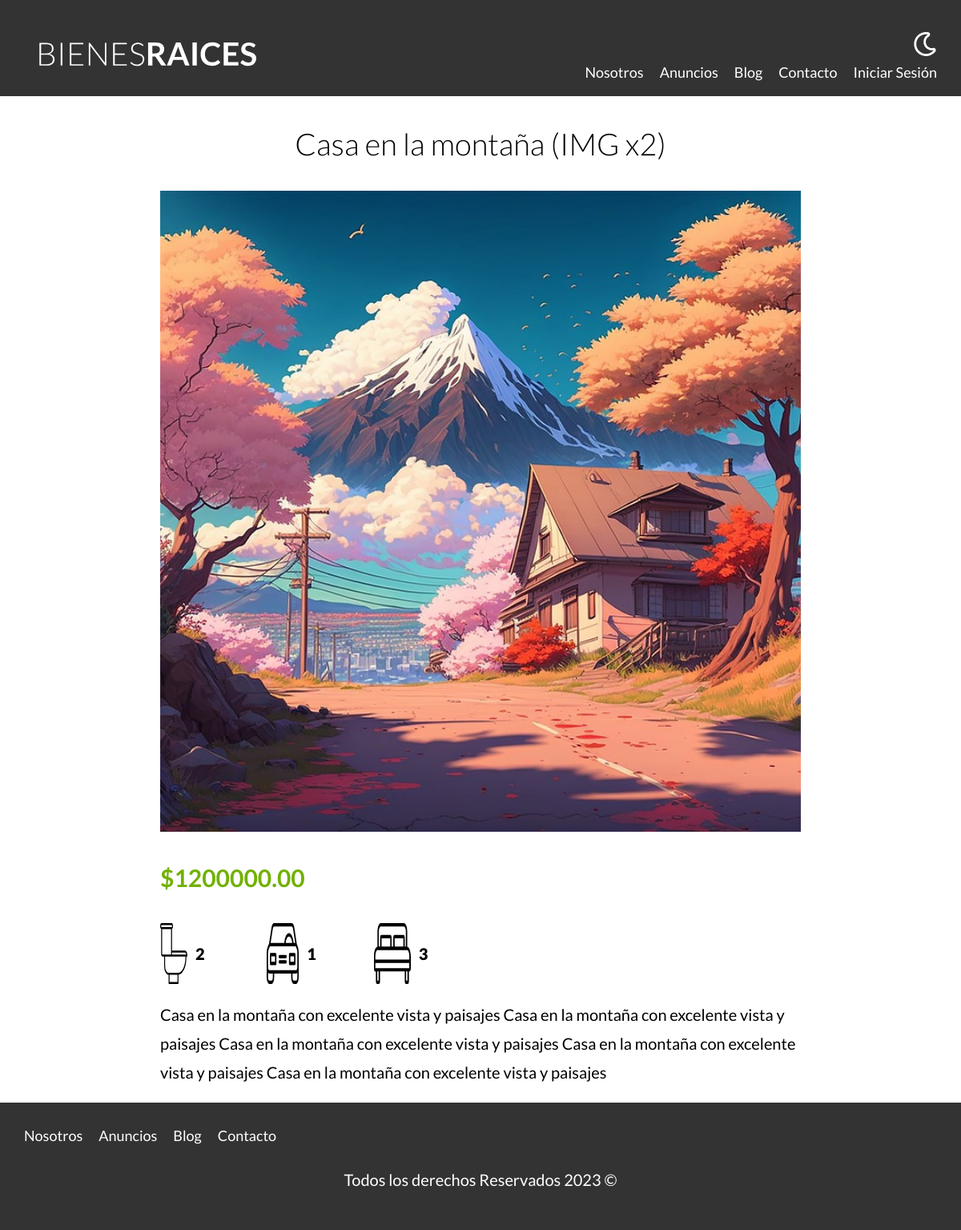
/anuncio.php?id=5, run on the app's committed database.
### tables this page shows
CREATE TABLE `propiedades` (
  `id` int NOT NULL AUTO_INCREMENT,
  `titulo` varchar(45) DEFAULT NULL,
  `precio` decimal(10,2) DEFAULT NULL,
  `imagen` varchar(200) DEFAULT NULL,
  `descripcion` longtext,
  `habitaciones` int DEFAULT NULL,
  `wc` int DEFAULT NULL,
  `estacionamiento` int DEFAULT NULL,
  `creado` date DEFAULT NULL,
  `vendedorId` int NOT NULL,
  PRIMARY KEY (`id`,`vendedorId`),
  KEY `fk_propiedades_vendedores_idx` (`vendedorId`),
  CONSTRAINT `fk_propiedades_vendedores` FOREIGN KEY (`vendedorId`) REFERENCES `vendedores` (`id`)
);

### includes/funciones.php (called while the page is built, shortened)
<?php
function incluirTemplate(string $nombre, bool $inicio = false){
    include TEMPLATES_URL . "/$nombre.php";
}

### classes/ActiveRecord.php (called while the page is built, shortened)
<?php
class ActiveRecord{
    protected static $db;
    protected static $tabla = '';
    public static function setDB($database){
        self::$db = $database;
    }
    public static function find($id){
        $query = "SELECT * FROM " . static::$tabla . " WHERE id = $id";
        $resultado = self::consultarSQL($query);
        return array_shift( $resultado);
    }
    public static function consultarSQL($query){
            $resultado = self::$db->query($query);
        $array = [];
        while($registro = $resultado->fetch_assoc()){
            $array[] = static::crearObjeto($registro);
        }
        return $array;
    }
    protected static function crearObjeto($registro){
        $objeto = new static;
        foreach($registro as $key => $value){
            if(property_exists($objeto, $key)){
                $objeto->$key = $value;
            }
        }
        return $objeto;
    }
}
?>

### anuncio.php (the view, shortened to what this page needs)
<?php
    $id = $_GET['id'];
    $id = filter_var($id, FILTER_VALIDATE_INT);
    $propiedad = Propiedad::find($id);
    incluirTemplate('header');
?>
    <main class="contenedor seccion contenido-centrado">
        <h1><?php echo $propiedad->titulo;  ?></h1>
        <img loading="lazy" src="/bienesraices-poo/imagenes/<?php echo $propiedad->imagen; ?>" alt="anuncio">
        <div class="resumen-propiedad">
            <p class="precio">$<?php echo $propiedad->precio;  ?></p>
            <ul class="iconos-caracteristicas">
                <li>
                    <img class="icono" loading="lazy" src="/bienesraices-poo/build/img/icono_wc.svg" alt="icono wc">
                    <p><?php echo $propiedad->wc;  ?></p>
                </li>
                <li>
                    <img class="icono" loading="lazy" src="/bienesraices-poo/build/img/icono_estacionamiento.svg" alt="icono estacionamiento">
                    <p><?php echo $propiedad->estacionamiento;  ?></p>
                </li>
                <li>
                    <img class="icono"  loading="lazy" src="/bienesraices-poo/build/img/icono_dormitorio.svg" alt="icono habitaciones">
                    <p><?php echo $propiedad->habitaciones;  ?></p>
                </li>
            </ul>
            <p><?php echo $propiedad->descripcion;  ?></p>
        </div>
    </main>
    <?php
        incluirTemplate('footer');
    ?>

### includes/templates/header.php (shortened to what this page needs)
<?php
    $auth = $_SESSION['login'] ?? false;
?>
<!DOCTYPE html>
<html lang="en">
<head>
    <link rel="stylesheet" href="/bienesraices-poo/build/css/app.css">
</head>
<body>
    <header class="header <?php echo $inicio ? 'inicio' : ''; ?>">
        <div class="contenedor contenido-header">
            <div class="barra">
                <a href="/bienesraices-poo/index.php">
                    <img src="/bienesraices-poo/build/img/logo.svg" alt="Logotipo de Bienes Raices">
                </a>
                <div class="derecha">
                    <img class="dark-mode-boton" src="/bienesraices-poo/build/img/dark-mode.svg">
                    <nav class="navegacion">
                        <a href="/bienesraices-poo/nosotros.php">Nosotros</a>
                        <a href="/bienesraices-poo/anuncios.php">Anuncios</a>
                        <a href="/bienesraices-poo/blog.php">Blog</a>
                        <a href="/bienesraices-poo/contacto.php">Contacto</a>
                        <?php if(!$auth) : ?>
                            <a href="/bienesraices-poo/login.php">Iniciar Sesión</a>
                        <?php endif; ?>
                    </nav>
                </div>
            </div>
        </div>
    </header>

### includes/templates/footer.php (shortened to what this page needs)
    <footer class="footer seccion">
        <div class="contenedor contenedor-footer">
            <nav class="navegacion">
                <a href="nosotros.html">Nosotros</a>
                <a href="anuncios.html">Anuncios</a>
                <a href="blog.html">Blog</a>
                <a href="contacto.html">Contacto</a>
            </nav>
        </div>
        <p class="copyright">Todos los derechos Reservados <?php echo date('Y'); ?> &copy;</p>
    </footer>
</body>
</html>

### build/css/app.css (style rules this page uses)
html { line-height:1.15;-webkit-text-size-adjust:100% }
body { margin:0 }
main { display:block }
h1 { font-size:2em;margin:.67em 0 }
a { background-color:transparent }
img { border-style:none }
html { font-size:62.5%;box-sizing:border-box }
*,:after,:before { box-sizing:inherit }
body { font-family:Lato,sans-serif;font-size:1.6rem;line-height:1.8 }
p { color:#000;font-size:2rem }
.contenedor { width:95%;max-width:120rem;margin:0 auto }
a { text-decoration:none }
img,picture { width:100%;display:block }
h1,h2,h3 { font-family:Lato,sans-serif;margin:2.5rem 0;font-weight:300;text-align:center }
h1 { font-size:3.8rem }
.seccion { margin-top:2.5rem 0;margin-bottom:2.5rem 0 }
.contenido-centrado { max-width:80rem }
.header { background-color:#333;padding:1rem 0 3rem }
.header .barra a img { min-width:20rem }
.contenido-header { display:flex;flex-direction:column;justify-content:space-between }
.footer { padding:2.5rem 0;background-color:#333;margin-bottom:0 }
.footer .contenedor-footer { padding-top:2.5rem 0 }
.footer .navegacion { visibility:visible;opacity:1;height:auto }
.footer .copyright { color:#fff;text-align:center }
.derecha { display:flex;flex-direction:column;align-items:center }
@media (min-width:768px) { .derecha { align-items:flex-end } }
.derecha .dark-mode-boton { width:3rem;margin-top:3rem;margin-bottom:2rem;filter:invert(100%) }
@media (min-width:768px) { .derecha .dark-mode-boton { margin-top:0 } }
.barra { display:flex;flex-direction:column;align-items:center;padding-top:3rem }
@media (min-width:768px) { .barra { flex-direction:row;justify-content:space-between;align-items:flex-end } }
.navegacion { visibility:hidden;opacity:0;height:0;transition:visibility .3s ease-in-out,opacity .5s linear,height .5s linear }
@media (min-width:768px) { .navegacion { display:flex;align-items:center;opacity:1;visibility:visible } }
.navegacion a { color:#fff;text-decoration:none;font-size:2.2rem;display:block;text-align:center }
@media (min-width:768px) { .navegacion a { margin-right:2rem;font-size:1.8rem } }
@media (min-width:768px) { .navegacion a:last-of-type { margin-right:0 } }
.icono { text-align:center }
.precio { color:#71b100;font-weight:700;font-size:3rem }
.iconos-caracteristicas { display:flex;list-style:none;padding:0;max-width:40rem }
.iconos-caracteristicas li { flex:1;display:flex }
.iconos-caracteristicas li img { flex:0 0 3rem;margin-right:1rem }
.iconos-caracteristicas li p { font-weight:900 }

### data on the page
propiedades: titulo "Casa en la montaña (IMG x2)", imagen (picture), precio "1200000.00", wc "2", estacionamiento "1", habitaciones "3", descripcion "Casa en la montaña con excelente vista y paisajes Casa en la montaña con excelente vista y paisajes Casa en la montaña con excelente vista y paisajes Casa en la montaña con excelente vista y paisajes Casa en la montaña con excelente vista y paisajes"
